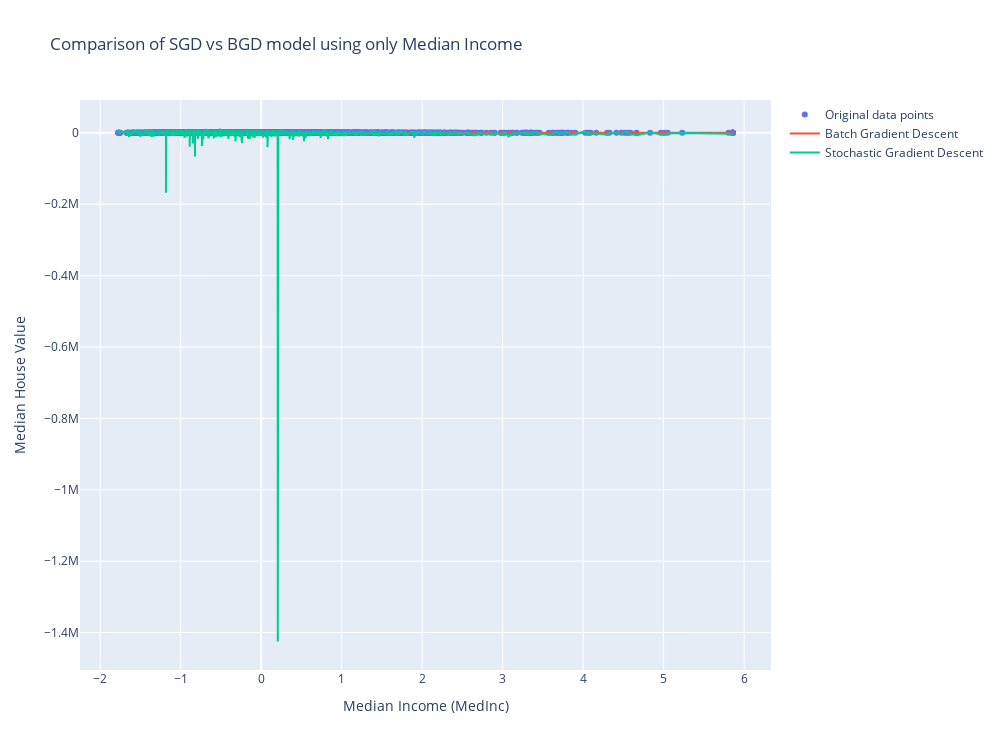

This figure's notebook cell:
### Code cell
fig = go.Figure()

#need to make the bgd a 1d array
#for it to be plotted
y_pred_bgd_all= y_pred_bgd_all.flatten()

#original data points
fig.add_trace(go.Scatter(
    x=x_test_all[:, 0],
    y=y_test_all,
    mode='markers',
    name='Original data points',
))

#bgd line
#locates the index
#need to use the same index for x_test and y_pred
#or else it doesn't make sense
sorted_indices_all = np.argsort(x_test_all[:, 0])
#print(y_pred_bgd[sorted_indices])
fig.add_trace(go.Scatter(
    x=x_test_all[sorted_indices_all, 0],
    y=y_pred_bgd_all[sorted_indices_all],
    mode='lines',
    name='Batch Gradient Descent',
))

#sgd line
fig.add_trace(go.Scatter(
    x=x_test_all[sorted_indices_all, 0],
    y=y_pred_sgd_all[sorted_indices_all],
    mode='lines',
    name='Stochastic Gradient Descent',
))

fig.update_layout(
    title="Comparison of SGD vs BGD model using only Median Income",
    xaxis_title="Median Income (MedInc)",
    yaxis_title="Median House Value",
    width= 1000,
    height= 750
)

fig.show()

#Clearly, the SGD does not fit well with the data
#I was unable to identify what is the reason behind this
#but it could be due to the amount of outliers
#in the dataset

### Figure 1 — Plotly figure (JSON) as saved in the notebook; plotly's stock layout.template omitted (floating-point values rounded to 4 significant figures; data arrays with more than 128 entries replaced by an {"elided": "..."} marker saying what was removed)
{"data": [{"mode": "markers", "name": "Original data points", "type": "scatter", "x": {"elided": "4128 float values"}, "y": {"elided": "4128 float values"}}, {"mode": "lines", "name": "Batch Gradient Descent", "type": "scatter", "x": {"elided": "4128 float values"}, "y": {"elided": "4128 float values"}}, {"mode": "lines", "name": "Stochastic Gradient Descent", "type": "scatter", "x": {"elided": "4128 float values"}, "y": {"elided": "4128 float values"}}], "layout": {"height": 750, "title": {"text": "Comparison of SGD vs BGD model using only Median Income"}, "width": 1000, "xaxis": {"title": {"text": "Median Income (MedInc)"}}, "yaxis": {"title": {"text": "Median House Value"}}}}
